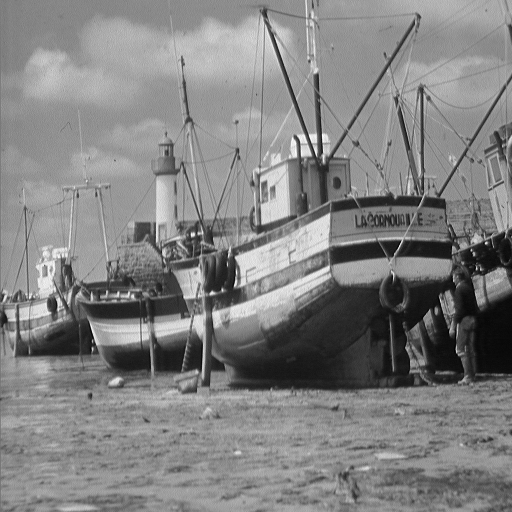
#> input picture Unit4/data-image-compression/boat512.tiff, 512 x 512 px
$ jupyter execute --allow-errors data-image-compression.ipynb
#> lines starting #> are read from the running program, lines starting #| are printed output that depends on the picture
# Data and Image Compression with the SVD

All images are effictively matrices. Each value of the matrix corresponds to a pixel in the image.
In the case of a black and white image (grayscale) the value associated with a pixel represents how light or dark the pixel is supposed to be.

An example of this can be seen in the following $512 \times 512$ image of a boat from *The USC-SIPI Image Database*. The following code reads in the boat image and feeds the data of the image into a numpy array.

[cell 1]
from PIL import Image
import numpy as np

# Read in image
boat = Image.open("boat512.tiff")
#> boat is the input picture: PIL image 512x512 L; min 0, max 255, mean 129.7
print(boat.format, boat.size, boat.mode)
#| TIFF (512, 512) L
# convert image to a numpy array
boat_matrix = np.asarray(boat)
print(boat_matrix)
#> (printed output is left out)
display(boat)

With images being matrices, we can do matrix operations on them such as transformations and decompositions.
The following shows the transpose of the boat image.

[cell 2]
import matplotlib.pyplot as plt

plt.style.use("dark_background")
fig, a = plt.subplots()
a.set_title("Boat Transpose")
plt.imshow(boat_matrix.T, cmap='gray')
plt.colorbar()
plt.show()
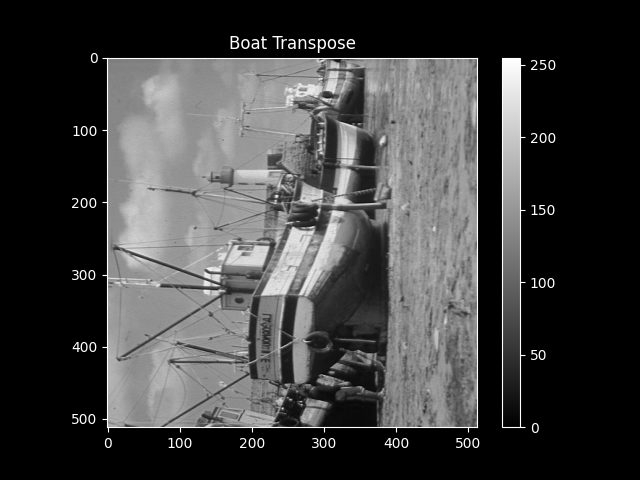
#> figure drawn by matplotlib, 2 panels

Obviously with the title of this being *Data and Image Compression with the SVD*, we'll perform a SVD on the boat image.
If you need a refresher on the SVD, check out the notebook here: https://github.com/nkphysics/Computational-Linear-Algebra-/blob/master/Unit3/SVD/svd.ipynb

The following is a visualization of the $U, \Sigma,$ and $V^T$ matrices from the SVD.

[cell 3]
u, sig, vt = np.linalg.svd(boat_matrix)
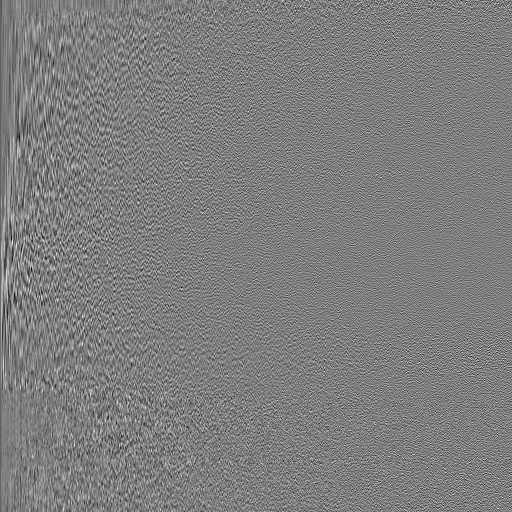
#> u: shape (512, 512) float64; min -0.222, max 0.226, mean -7.35e-05; drawn with min black and max white
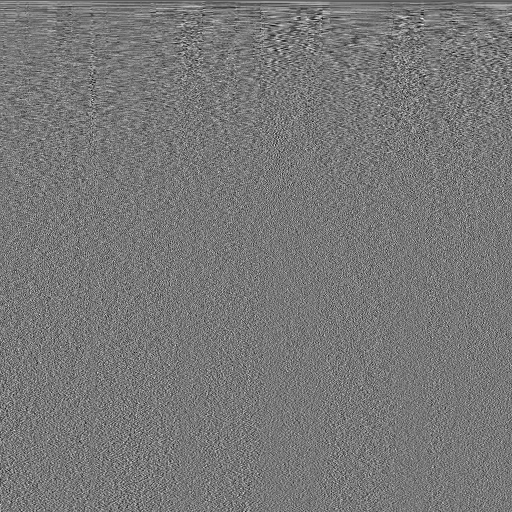
#> vt: shape (512, 512) float64; min -0.219, max 0.244, mean -9.29e-05; drawn with min black and max white
#> sig = 512 values, max 68183 at index 0, min 0.156 at index 511, mean 457.4

fig, (aa, ab, ac) = plt.subplots(1, 3, figsize=(12,4))
aa.imshow(u, cmap='grey')
aa.set_title("U-Matrix")
ab.imshow(sig * np.diag(sig), cmap='grey')
ab.set_title(r"$\Sigma$-Matrix")
ac.imshow(vt, cmap='grey')
ac.set_title(r"$V^T$-Matrix")
plt.show()
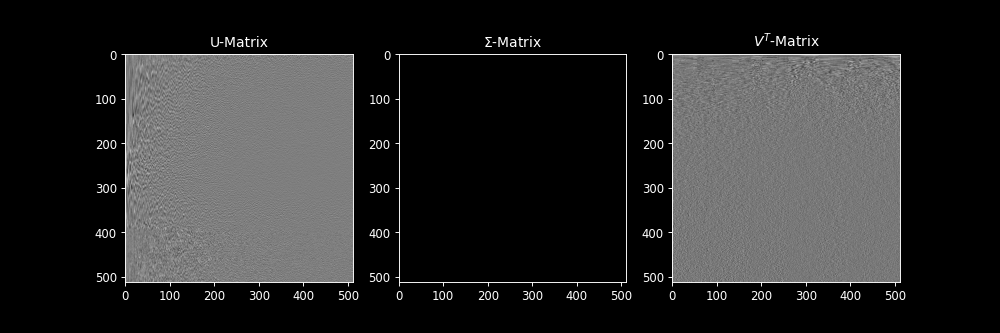
#> figure drawn by matplotlib, 3 panels

As we can see in the above visualiztions of the three matrices, the $U$ and $V^T$ matrics just look like a blurry mess and look nothing like the boat from the full image displayed before. Recall, that these matrices contain the right and left singular vectors respectively.
Also notice that with these matrices, the most volitility or magnitude of blurryness comes from the first $~150$ columns of $U$ and first $~150$ rows of $V^T$. Keeping note of this will be important for later on.

The $\Sigma$ matrix looks empty though. The following code produces a zoomed in visualization of the first $10 \times 10$ dimensions of $\Sigma$ on a log scale for a better view of the $\Sigma$ matrix:

[cell 4]
import warnings

fig, ab = plt.subplots()
sig_matrix = np.diag(sig)
# Divide by zero warning suppressed since we expect this from the diagonals
warnings.filterwarnings('ignore')
ab.imshow(np.log(sig_matrix[:10, :10]), cmap='grey')
ab.set_title(r"$\Sigma$-Matrix (10 largest $\log(\sigma_i)$)")
plt.show()
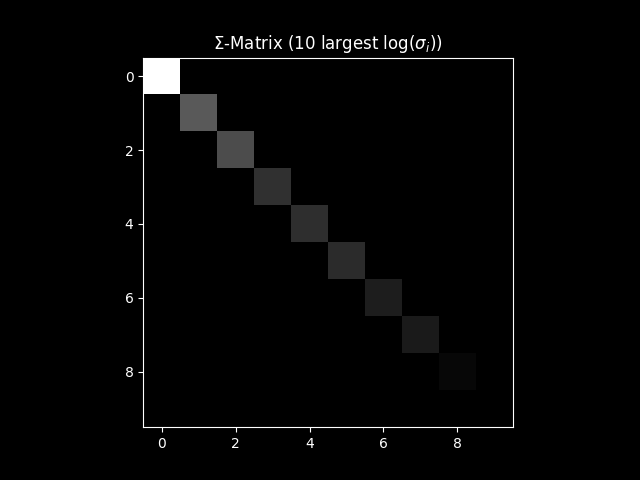
#> figure drawn by matplotlib, 1 panel

From the above image, it is clear that $\Sigma$ is diagonal. The reason that this is not visible with the full matrix due to the dimensions being $512 \times 512$, and also because there are 512 total $\sigma_i$. Recall that the $\sigma_i$ are strictly positive and ordered from greatest to least running down the diagonal of $\Sigma$. The first few $\sigma_i$ are so great in magnitude that, as seen in the above image, by the $\sigma_9$ it is hard to see visualize the greyscale shade of the pixel even on a logarithmic scale.

So how does any of this help with, or factor into image compression?

Recall the dimensions of the matrices involved with the SVD:

$\mathbf{A}_{m \times n} = \mathbf{U} \Sigma \mathbf{V}^T$

where:

* $\mathbf{U}$ is an $m \times r$ orthonormal matrix, where $r$ is the rank of $\mathbf{A}$.
* $\Sigma$ is an $r \times r$ diagonal matrix containing the singular values of $\mathbf{A}$.
* $\mathbf{V}$ is an $n \times r$ orthonormal matrix.

The point to focus on is the $r$ dimension being the rank of the original $A$ matrix. **This is because all matrices can be reconstructed as combinations of rank 1 matrices.** Rather conveniently, a singular trio of a left singuler vector, singular value, and right singular vector, multiplied in the following manner, will result in a rank 1 matrix of the same dimensions as the orignal $A$ matrix.

$\sigma_i \begin{bmatrix}\vdots \\ \vec{u_i} \\ \vdots \end{bmatrix}_{m \times 1} \begin{bmatrix}\cdots & \vec{v_i}^T & \cdots \end{bmatrix}_{1 \times n}$

Where $i$ is the index of the singular trio where $\vec{u_i}$ is the $i$th column of $U$, $\vec{v_i}^T$ is the $i$th row of $V^T$, and $\sigma_i$ is the $i$th singular value.

Each singular trio will compute a rank one matrix that is used in the reconstruction of the original matrix.

In the case of the boat image, it has dimensions of $512 \times 512$ so it can be broken into the sum of 512 different rank 1 matrices. What the SVD does for us is it gives us all singular trios of right and left singular vectors and singular values to produce and sum all rank 1 matrices for the $A$ matrix.

However, we do not need to sum all rank 1 matrices to get a good approximation of $A$ when reconstructing it. From the above column and row vector multiplication, we can see that $\sigma_i$ is just a scalar for the rank 1 matrix produced with the singular trio. Since singular values are sorted from greatest to least down the diagonal in $\Sigma$, its reasonable to understand that rank 1 matrices constructed from smaller indices of singular trios will have a greater magnitude or impact on the reconstruction of the original matrix. Therefore, there will be a point where a computed rank 1 matrix will have a negligable impact on the reconstruction of our matrix $A$. By pruning the SVD of all singular trios after this index, we can retain a surprisingly accurate representation of the original matrix/image while significantly reducing the amount of data required to produce it.

To better visualize this process, the following animation shows what happens to the boat image as we introduce rank 1 matrices from each $\sigma_i$ to resonstruct the original boat image.

[cell 5]
import matplotlib.animation as animation
from IPython.display import HTML

compressed = np.matrix(u[:, :1]) * np.diag(sig[:1]) * np.matrix(vt[:1, :])
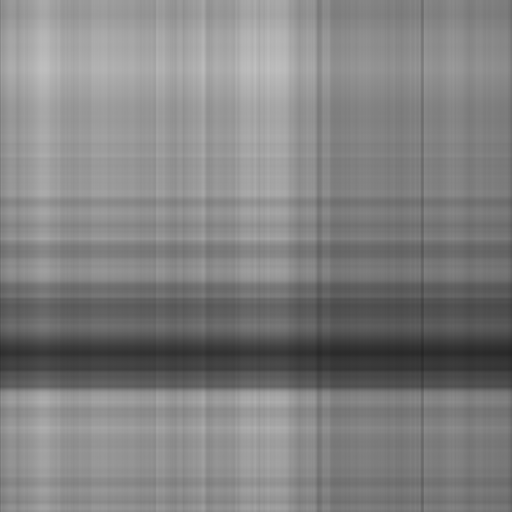
#> compressed: shape (512, 512) float64; min 37.4, max 191.6, mean 129.9

fig, (cimage, sigs) = plt.subplots(1, 2, figsize=(10, 4))
im = cimage.imshow(compressed, cmap='gray')
cimage.set_title("Compressed Image Using 1 $\sigma_i$")
sigs.set_title("Singular Values")
sigs.set_xlabel("Singular Value Index (i)")
sigs.set_yscale("log")
sigs.set_ylabel("$\sigma_i$ (log)")
sig_plot = sigs.plot(np.arange(1, len(sig) + 1),
                     sig,
                     label="$\sigma_i$")
#> sig_plot = 1 item
sig_scat = sigs.scatter(np.arange(1, 2),
                        sig[0:1],
                        color="red",
                        s=10,
                        label="$\sigma_i$ used in image")
sigs.legend()


def update(sigmas: int):
    cimage.set_title(f"Compressed Image Using {sigmas} $\sigma_i$")
    compressed = np.matrix(u[:, :sigmas]) * np.diag(sig[:sigmas]) * np.matrix(vt[:sigmas, :])
    im.set_data(compressed)
    data = np.stack([np.arange(1, sigmas + 1), sig[0:sigmas]]).T
    sig_scat.set_offsets(data)
    return (cimage, sigs)

plt.close()
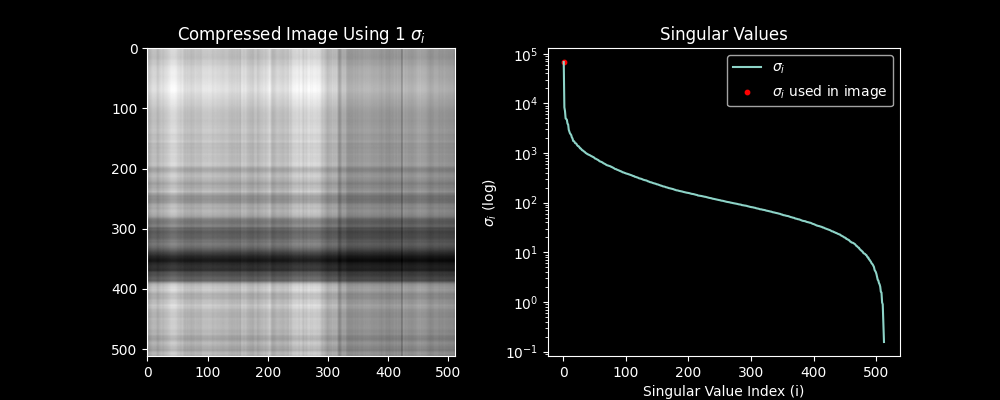
#> figure drawn by matplotlib, 2 panels; panel 2: curve peaks at x = 1, y = 68183
ani = animation.FuncAnimation(fig=fig, func=update, frames=len(sig), interval=100)
#> (the rest of this cell did not finish here and is left out)
